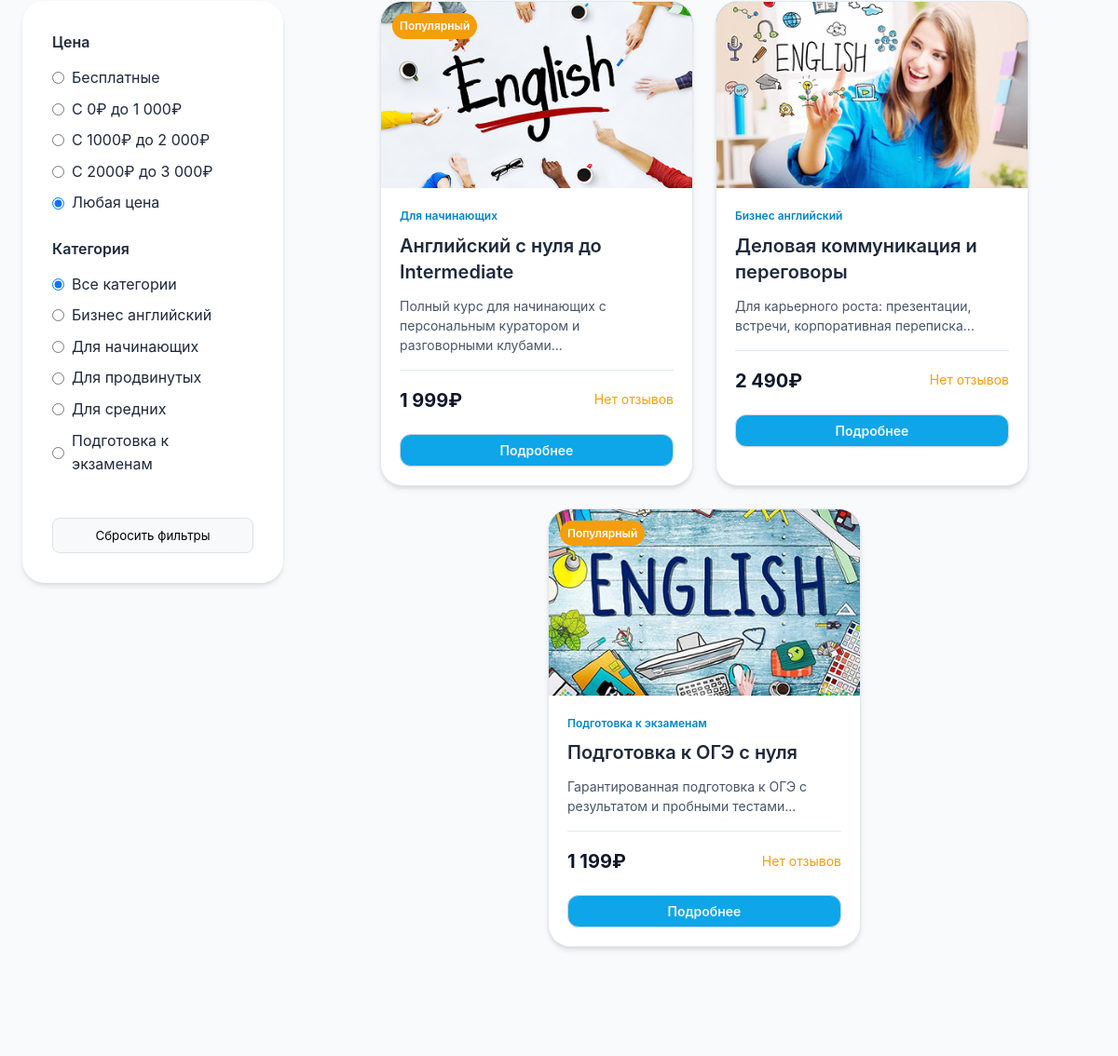
The page /index.php?page=catalog (middle part) on the database as committed earlier.
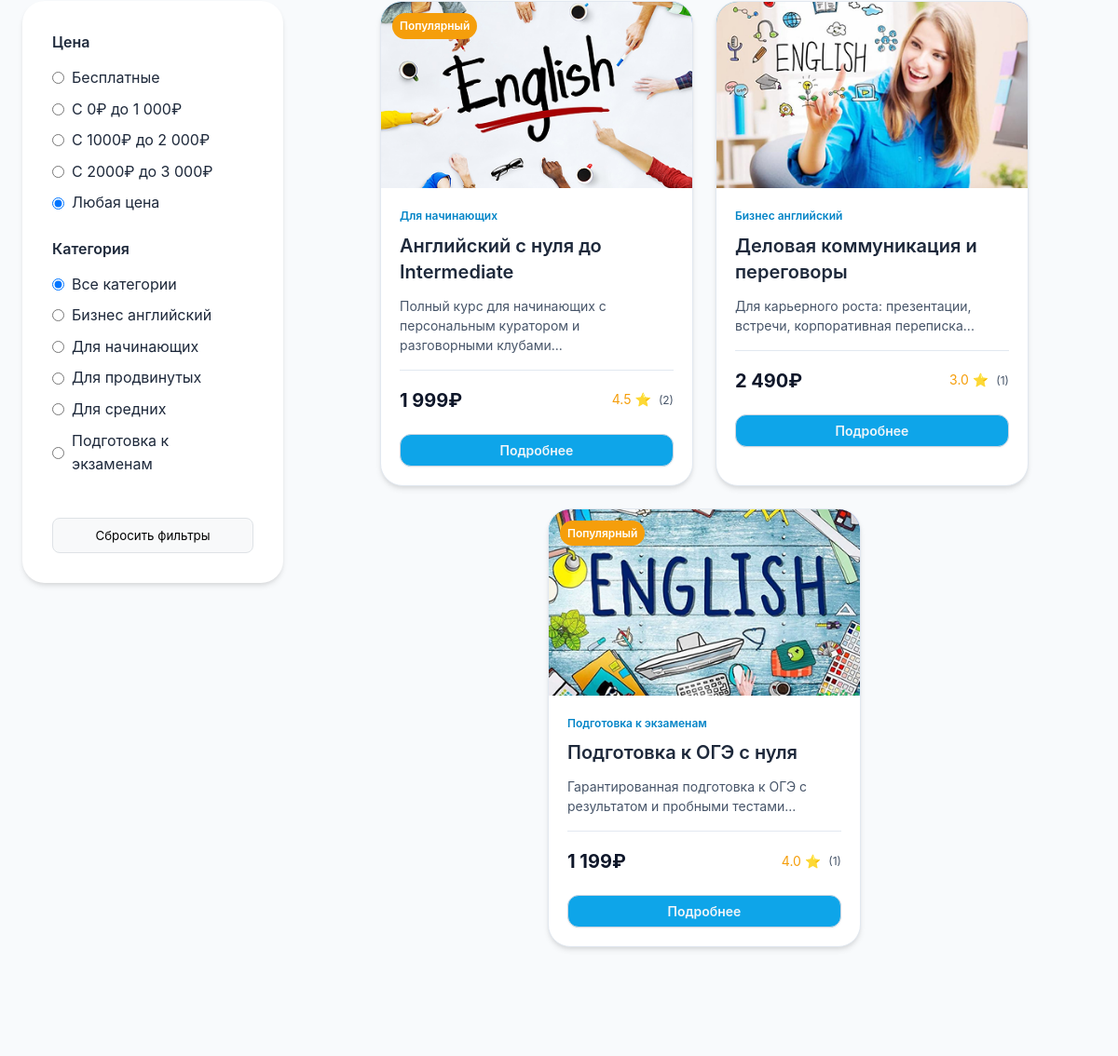
The same page on the database as committed later.
### tables this page shows
CREATE TABLE `categories` (
  `id` int NOT NULL,
  `name` varchar(255) NOT NULL,
  `description` text,
  `slug` varchar(255) NOT NULL,
  `created_at` timestamp NULL DEFAULT CURRENT_TIMESTAMP,
  `updated_at` timestamp NULL DEFAULT CURRENT_TIMESTAMP ON UPDATE CURRENT_TIMESTAMP
);

CREATE TABLE `courses` (
  `id` int NOT NULL,
  `category_id` int NOT NULL,
  `title` varchar(255) NOT NULL,
  `description` text,
  `full_description` text,
  `price` decimal(10,2) NOT NULL,
  `image` varchar(255) DEFAULT NULL,
  `pdf_file` varchar(255) DEFAULT NULL,
  `rating` decimal(3,2) DEFAULT '0.00',
  `is_popular` tinyint(1) DEFAULT '0',
  `is_active` tinyint(1) DEFAULT '1',
  `created_at` timestamp NULL DEFAULT CURRENT_TIMESTAMP,
  `updated_at` timestamp NULL DEFAULT CURRENT_TIMESTAMP ON UPDATE CURRENT_TIMESTAMP
);

### includes/header.php (called while the page is built, shortened)
<? if($_SESSION['user_role'] !== 'admin'): ?>
                <?
                foreach(getCategories() as $category):
                ?>
                    <li><a href="index.php?page=catalog&category=<?=$category['slug']?>"><?echo $category['name']?></a></li>
                <?
                endforeach
                ?>
<? else: ?>
    <form action="" method="post">
        <button name="logout" id="logout" type="submit" class="btn btn-primary">Выйти</button>
    </form>
<? endif ?>

### db/database.php (called while the page is built, shortened)
<?php
function getDBConnection() {
    static $pdo = null;
    if ($pdo === null) {
        try {
            $dsn = "mysql:host=" . DB_HOST . ";dbname=" . DB_NAME . ";charset=" . DB_CHARSET;
            $options = [
                PDO::ATTR_ERRMODE => PDO::ERRMODE_EXCEPTION,
                PDO::ATTR_DEFAULT_FETCH_MODE => PDO::FETCH_ASSOC,
                PDO::ATTR_EMULATE_PREPARES => false,
            ];
            $pdo = new PDO($dsn, DB_USER, DB_PASS, $options);
        } catch (PDOException $e) {
            die("Ошибка подключения к базе данных: " . $e->getMessage());
        }
    }
    return $pdo;
}
function query($sql, $params = []) {
    $pdo = getDBConnection();
    $stmt = $pdo->prepare($sql);
    $stmt->execute($params);
    return $stmt->fetchAll();
}
function queryOne($sql, $params = []) {
    $pdo = getDBConnection();
    $stmt = $pdo->prepare($sql);
    $stmt->execute($params);
    return $stmt->fetch();
}
?>

### includes/courses.php (called while the page is built, shortened)
<?php
require_once __DIR__ . '/../db/database.php';
function getCourseRatingFromReviews($courseId) {
    $sql = "SELECT AVG(rating) as avg_rating, COUNT(*) as review_count
            FROM reviews
            WHERE course_id = ?";
    $result = queryOne($sql, [$courseId]);
    if ($result && $result['review_count'] > 0) {
        return [
            'rating' => round($result['avg_rating'], 1),
            'count' => $result['review_count']
        ];
    }
    return [
        'rating' => 0,
        'count' => 0
    ];
}
function getCourses($filters = []) {
    $sql = "SELECT c.*, cat.name as category_name, cat.slug as category_slug,
                   COALESCE(AVG(r.rating), 0) as calculated_rating,
                   COUNT(r.id) as review_count
            FROM courses c
            JOIN categories cat ON c.category_id = cat.id
            LEFT JOIN reviews r ON c.id = r.course_id
            WHERE c.is_active = 1";
    $params = [];
    $sql .= " GROUP BY c.id";
    $orderBy = " ORDER BY c.created_at DESC";
    $sql .= $orderBy;
    return query($sql, $params);
}
function getCategories() {
    return query("SELECT * FROM categories ORDER BY name ASC");
}
?>

### pages/catalog.php (the view, shortened to what the rows shown need)
<?php
$filters = [
    'category' => $_GET['category'] ?? '',
    'price_min' => isset($_GET['price_min']) ? (int)$_GET['price_min'] : null,
    'price_max' => isset($_GET['price_max']) ? (int)$_GET['price_max'] : null,
    'rating' => isset($_GET['rating']) ? (float)$_GET['rating'] : '',
    'search' => $_GET['search'] ?? '',
    'sort' => $_GET['sort'] ?? '',
    'price_range' => $_GET['price_range'] ?? ''
];
$courses = getCourses($filters);
$categories = getCategories();
?>
<section class="catalog-section">
    <div class="container">
        <form method="GET" action="" id="filter-form">
            <div class="catalog-grid">
                <div>
                    <div class="filters-sidebar">
                        <div class="filter-group">
                            <div class="filter-options">
                                <label class="filter-option">
                                    <input type="radio"
                                           name="category"
                                           value=""
                                           <?= empty($filters['category']) ? 'checked' : '' ?>
                                           onchange="document.getElementById('filter-form').submit()">
                                    Все категории
                                </label>
                                <?php foreach ($categories as $category): ?>
                                <label class="filter-option">
                                    <input type="radio"
                                           name="category"
                                           value="<?= htmlspecialchars($category['slug']) ?>"
                                           <?= $filters['category'] == $category['slug'] ? 'checked' : '' ?>
                                           onchange="document.getElementById('filter-form').submit()">
                                    <?= htmlspecialchars($category['name']) ?>
                                </label>
                                <?php endforeach; ?>
                            </div>
                        </div>
                    </div>
                </div>
                <div class="catalog-content">
                    <?php if (empty($courses)): ?>
                        <div class="empty-state">
                            <h3 class="heading-md">Курсы не найдены</h3>
                            <p class="body-md" style="color: var(--gray-600); margin-top: 12px;">
                                Попробуйте изменить параметры фильтрации
                            </p>
                        </div>
                    <?php else: ?>
                        <div class="courses-flex">
                            <?php foreach ($courses as $course):
                                $courseRating = getCourseRatingFromReviews($course['id']);
                            ?>
                            <div class="course-card">
                                <div class="course-image">
                                    <img src="<?php echo htmlspecialchars($course['image']); ?>" alt="<?php echo htmlspecialchars($course['title']); ?>">
                                    <?php if ($course['is_popular']): ?>
                                        <div class="popular-badge">Популярный</div>
                                    <?php endif; ?>
                                </div>
                                <div class="course-content">
                                    <span class="course-category"><?php echo htmlspecialchars($course['category_name']); ?></span>
                                    <h3 class="heading-sm"><?php echo htmlspecialchars($course['title']); ?></h3>
                                    <p class="body-sm" style="color: var(--gray-600); margin-top: 12px;">
                                        <?php echo htmlspecialchars(mb_substr($course['description'], 0, 100)); ?>...
                                    </p>
                                    <div class="course-meta">
                                        <div class="course-price">
                                            <?php echo $course['price'] == 0 ? 'Бесплатно' : number_format($course['price'], 0, ',', ' ') . '₽'; ?>
                                        </div>
                                        <div class="course-rating">
                                            <?php if ($courseRating['count'] > 0): ?>
                                                <?php echo number_format($courseRating['rating'], 1); ?> ⭐
                                                <span style="font-size: 12px; color: var(--gray-600); margin-left: 4px;">
                                                    (<?php echo $courseRating['count']; ?>)
                                                </span>
                                            <?php else: ?>
                                                <span style="color: var(--gray-400);">Нет отзывов</span>
                                            <?php endif; ?>
                                        </div>
                                    </div>
                                    <a href="index.php?page=course&id=<?php echo $course['id']; ?>" class="btn btn-primary" style="width: 100%; margin-top: 20px;">
                                        Подробнее
                                    </a>
                                </div>
                            </div>
                            <?php endforeach; ?>
                        </div>
                    <?php endif; ?>
                </div>
            </div>
        </form>
    </div>
</section>

Rows that differ between the two databases and show on the page:
changed courses "Английский с нуля до Intermediate": rating (not shown) → "4.5"; count (not shown) → "2"; text "Нет отзывов" → "⭐ ( )"
changed courses "Деловая коммуникация и переговоры": rating (not shown) → "3.0"; count (not shown) → "1"; text "Нет отзывов" → "⭐ ( )"
changed courses "Подготовка к ОГЭ с нуля": rating (not shown) → "4.0"; count (not shown) → "1"; text "Нет отзывов" → "⭐ ( )"
